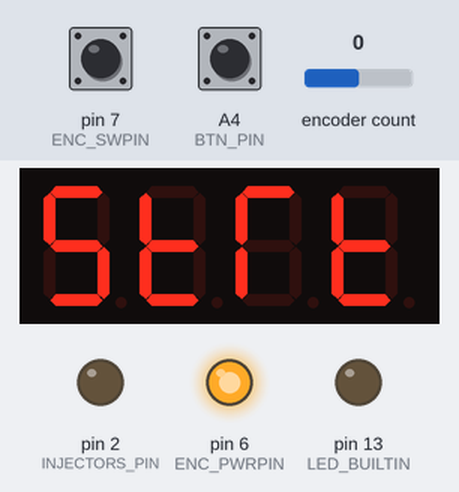
This sketch was run on a simulated Arduino Uno, built with avr-gcc and run on an emulated ATmega328P. Parts: 4-digit seven-segment display, output pins drawn as LEDs (lit = HIGH). Dashed ring = blinking. The test bench sets the inputs (shaded band); at power-on: pin 7 (ENC_SWPIN) HIGH, encoder count 0, A4 (BTN_PIN) HIGH. Pins used as bus, display or sensor lines are not drawn.

Above: at 1.2 s.
1.3 s: pin 7 (ENC_SWPIN) pulled LOW for 0.15 s
At 1.66 s:
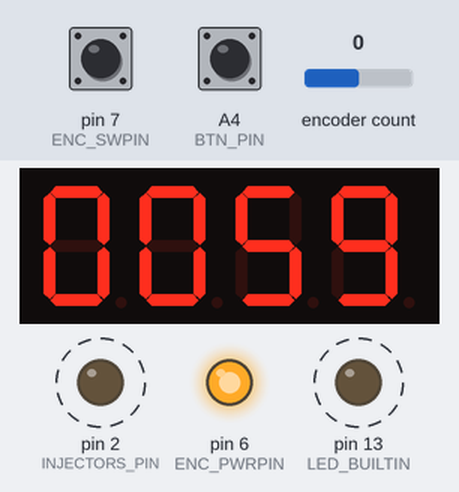
2.0 s: encoder count set to 1
At 2.5 s:
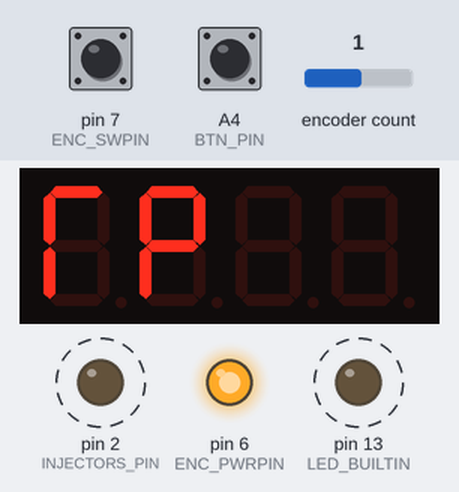
4.5 s: encoder count set to 2
At 4.9 s:
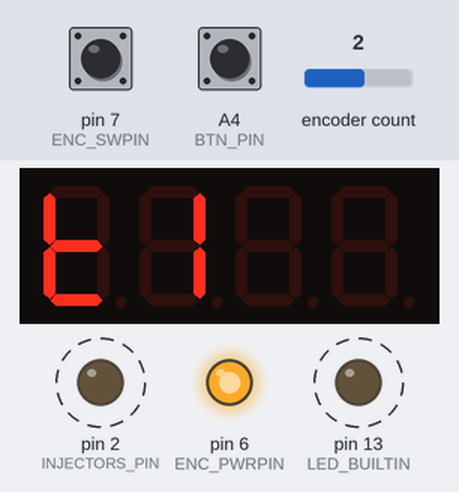
6.9 s: encoder count set to 6
At 7.3 s:
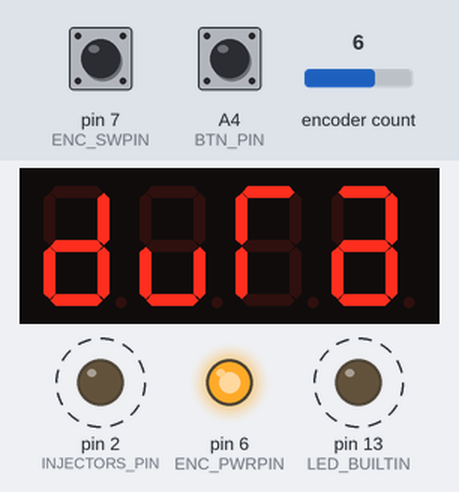
9.3 s: pin 7 (ENC_SWPIN) pulled LOW for 0.15 s
At 9.67 s:
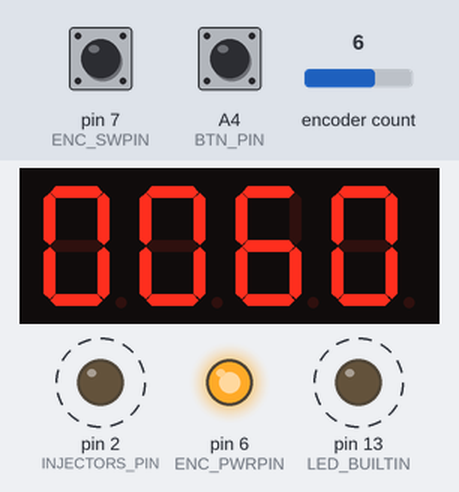
Timing chart, 0 to 11.0 s (numbered marks = the images above; inputs shaded):
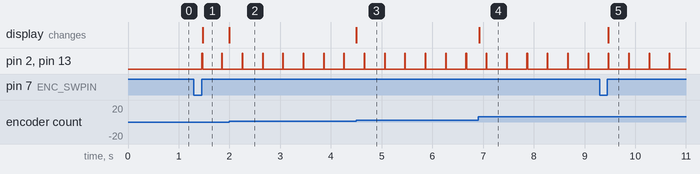

Measured:
- after the input at 1.3 s, pin 2 (INJECTORS_PIN), pin 13 (LED_BUILTIN): alternates HIGH for 0.02 s and LOW for 0.38 s, starting after 0.15 s; the display: changes after 0.17 s (image 1)
- after the input at 2.0 s, the display: changes at once (image 2)
- after the input at 4.5 s, the display: changes at once (image 3)
- after the input at 6.9 s, the display: changes at once (image 4)
- after the input at 9.3 s, the display: changes after 0.17 s (image 5)

The sketch:

injector.ino
```cpp
#define INJECTORS_PIN 2
#define BTN_PIN A4
#define BTN_GND A5
// Display
#define DISP_CLKPIN A0
#define DISP_DIOPIN A1
#define DISP_VCC A2
#define DISP_GND A3

/************** БУКВЫ И СИМВОЛЫ *****************/
#define _A 0x77
#define _B 0x7f
#define _C 0x39
#define _D 0x3f
#define _E 0x79
#define _F 0x71
#define _G 0x3d
#define _H 0x76
#define _J 0x1e
#define _L 0x38
#define _N 0x37
#define _O 0x3f
#define _P 0x73
#define _S 0x6d
#define _U 0x3e
#define _Y 0x6e
#define _a 0x5f
#define _b 0x7c
#define _c 0x58
#define _d 0x5e
#define _e 0x7b
#define _f 0x71
#define _h 0x74
#define _i 0x10
#define _j 0x0e
#define _l 0x06
#define _n 0x54
#define _o 0x5c
#define _q 0x67
#define _r 0b00110001
#define _t 0x78
#define _u 0x1c
#define _y 0x6e
#define _- 0x40
#define __ 0x08
#define _= 0x48
#define _empty 0x00

#define _0 0x3f
#define _1 0x06
#define _2 0x5b
#define _3 0x4f
#define _4 0x66
#define _5 0x6d
#define _6 0x7d
#define _7 0x07
#define _8 0x7f
#define _9 0x6f
/************** БУКВЫ И СИМВОЛЫ *****************/

  // Дисплей
  #include <TM1637Display.h>
  TM1637Display display(DISP_CLKPIN, DISP_DIOPIN);


#define ENC_CLKPIN 9
#define ENC_DTPIN 8
#define ENC_SWPIN 7
#define ENC_PWRPIN 6
#define ENC_GNDPIN 5
#include "GyverEncoder.h"
Encoder enc1(ENC_CLKPIN, ENC_DTPIN, ENC_SWPIN);  // для работы c кнопкой

byte menu = 0;
bool menuEntered, started = false;

int T = 100, Rpm = 600, t1=10, d=0;
unsigned long t, lastInjectorOnTime = 0,  timerStarted = 0, lastTimeRefresh=0;
long timer=60000;

void setup() {
  //Serial.begin(9600);

  pinMode(INJECTORS_PIN, OUTPUT);
  pinMode(LED_BUILTIN, OUTPUT);

  pinMode(BTN_PIN, INPUT_PULLUP);
  pinMode(BTN_GND, OUTPUT);

  pinMode(DISP_VCC, OUTPUT); digitalWrite(DISP_VCC, HIGH);
  pinMode(DISP_GND, OUTPUT); digitalWrite(DISP_GND, LOW);

  pinMode(ENC_PWRPIN, OUTPUT); digitalWrite(ENC_PWRPIN, HIGH);
  pinMode(ENC_GNDPIN, OUTPUT); digitalWrite(ENC_GNDPIN, LOW);


  display.setBrightness(7);

  enc1.setType(TYPE1);

  setRpm();
  refreshDisplay();
}


void loop() {
  t = millis();
  //if(!digitalRead(BTN_PIN)) ;

  if(timerStarted && (t > timerStarted+timer)) {
    timerStarted = 0;
    started = false;
  }


  if(started) {
    if(t > (lastInjectorOnTime + t1)) {
      switchInjectors(false);
    }
    if(t > (lastInjectorOnTime + T)) {
      switchInjectors(true);
      lastInjectorOnTime = t;
    }
  } else {
    if(!digitalRead(BTN_PIN)) {
      switchInjectors(true);
    } else {
      switchInjectors(false);
    }
  }

  enc1.tick();

  if(menu==0) {
    if(timerStarted) {
      if(t-lastTimeRefresh >= 1000) {
        displayInt(int(0.001*(timer - t + timerStarted)));
        lastTimeRefresh = t;
      }
    }
  }

  if (enc1.isClick()) {
    if(menu==0) {
      if(!timerStarted) {
        timerStarted = t;
        started = true;
      } else {
        timerStarted = 0;
        started = false;
        switchInjectors(false);
      }
    } else {
      menuEntered=!menuEntered;
    }
    refreshDisplay();
  }

  if(!menuEntered) {
    if (enc1.isLeft()) {if(menu>0) {menu--;} refreshDisplay();}
    if (enc1.isRight()) {if(menu<4) {menu++;} refreshDisplay();}
  } else {
    d=0;
    if(enc1.isLeft()) d=-1;
    if(enc1.isFastL()) d=-10;
    if(enc1.isRight()) d=1;
    if(enc1.isFastR()) d=10;

    if(d) {
      if(menu==1) {
        setRpm(d);
      };
      if(menu==2) {
        sett1(d);
      };
      if(menu==3) {
        setT(d);
      };
      if(menu==4) {
        setTimer(d*1000);
      };
      refreshDisplay();
    }
  }
}

void switchInjectors(bool state = true) {
  digitalWrite(INJECTORS_PIN, state);
  digitalWrite(LED_BUILTIN, state);
}

void setRpm(int d = 0) {
  if(d<0 and Rpm+d <= 0) return;
  if(d>0 and Rpm+d > 20000) return;
  Rpm = Rpm + d;
  T = int(240000/Rpm);
}

void sett1(int d = 0) {
  if(d<0 and t1+d <= 0) return;
  if(d>0 and t1+d > T) return;
  t1 = t1 + d;
}

void setT(int d = 0) {
  if(d<0 and T+d < t1) return;
  T = T + d;
  Rpm = int(240000/T);
}

void setTimer(int d = 0) {
  if(d<0 and (timer+d <= 0)) return;
  if(d>0 and timer+d > 3600000) return;
  timer = timer + d;
}


void refreshDisplay() {
  if(!menuEntered) {
    if(menu==0 && !timerStarted) displayWord(_S,_t,_r,_t);
    if(menu==1) displayWord(_r,_P,_empty,_empty);
    if(menu==2) displayWord(_t,_l,_empty,_empty);
    if(menu==3) displayWord(_t,_empty,_empty,_empty);
    if(menu==4) displayWord(_d,_u,_r,_a);
  } else {
    if(menu==1) displayInt(Rpm);
    if(menu==2) displayInt(t1);
    if(menu==3) displayInt(T);
    if(menu==4) displayInt(0.001*timer);
  }
}


void displayCurRacer(int unsigned number) {
  uint8_t data[] = { _r, 0x00, 0x00, 0x00 };
  data[1] = display.encodeDigit(int(number/100)-10*int(number/1000));
  data[2] = display.encodeDigit(int(number/10)-10*int(number/100));
  data[3] = display.encodeDigit(int(number)-10*int(number/10));
  display.setSegments(data, 4, 0);
}

void displayInt(int unsigned number) {
  uint8_t data[] = { 0x00, 0x00, 0x00, 0x00 };
  data[0] = display.encodeDigit(int(number/1000)-10*int(number/10000));
  data[1] = display.encodeDigit(int(number/100)-10*int(number/1000));
  data[2] = display.encodeDigit(int(number/10)-10*int(number/100));
  data[3] = display.encodeDigit(int(number)-10*int(number/10));
  display.setSegments(data, 4, 0);
}

void displayWord(uint8_t d1,uint8_t d2,uint8_t d3,uint8_t d4) {
  uint8_t data[] = {d1,d2,d3,d4};
  display.setSegments(data);
}
```
